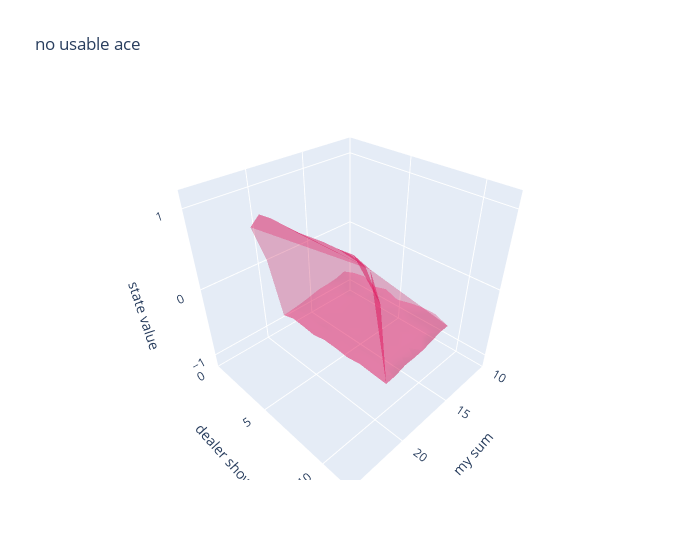

The notebook cell this image was saved under:
### Code cell
fig = go.Figure(
    data=[
        go.Mesh3d(
            x=[v[0][0] for v in V if v[0][2] % 2 == 0],
            y=[v[0][1] for v in V if v[0][2] % 2 == 0],
            z=[v[1] for v in V if v[0][2] % 2 == 0],
            opacity=0.5,
            color="rgba(244,22,100,0.6)",
        )
    ]
)

fig.update_layout(
    title="no usable ace",
    scene=dict(
        xaxis=dict(
            nticks=4,
            title="my sum",
            range=[10, 25],
        ),
        yaxis=dict(
            title="dealer show",
            nticks=4,
            range=[0, 12],
        ),
        zaxis=dict(
            title="state value",
            nticks=4,
            range=[-1.2, 1.2],
        ),
    ),
    width=700,
)

fig.show()

### Figure 1 — Plotly figure (JSON) as saved in the notebook; plotly's stock layout.template omitted (floating-point values rounded to 4 significant figures)
{"data": [{"color": "rgba(244,22,100,0.6)", "opacity": 0.5, "type": "mesh3d", "x": [12, 12, 12, 12, 12, 12, 12, 12, 12, 12, 13, 13, 13, 13, 13, 13, 13, 13, 13, 13, 14, 14, 14, 14, 14, 14, 14, 14, 14, 14, 15, 15, 15, 15, 15, 15, 15, 15, 15, 15, 16, 16, 16, 16, 16, 16, 16, 16, 16, 16, 17, 17, 17, 17, 17, 17, 17, 17, 17, 17, 18, 18, 18, 18, 18, 18, 18, 18, 18, 18, 19, 19, 19, 19, 19, 19, 19, 19, 19, 19, 20, 20, 20, 20, 20, 20, 20, 20, 20, 20, 21, 21, 21, 21, 21, 21, 21, 21, 21, 21], "y": [1, 2, 3, 4, 5, 6, 7, 8, 9, 10, 1, 2, 3, 4, 5, 6, 7, 8, 9, 10, 1, 2, 3, 4, 5, 6, 7, 8, 9, 10, 1, 2, 3, 4, 5, 6, 7, 8, 9, 10, 1, 2, 3, 4, 5, 6, 7, 8, 9, 10, 1, 2, 3, 4, 5, 6, 7, 8, 9, 10, 1, 2, 3, 4, 5, 6, 7, 8, 9, 10, 1, 2, 3, 4, 5, 6, 7, 8, 9, 10, 1, 2, 3, 4, 5, 6, 7, 8, 9, 10, 1, 2, 3, 4, 5, 6, 7, 8, 9, 10], "z": [-0.6114, -0.5447, -0.5085, -0.5824, -0.528, -0.5951, -0.5441, -0.5043, -0.5005, -0.5742, -0.6563, -0.5553, -0.5376, -0.5988, -0.5827, -0.5618, -0.5391, -0.5467, -0.5798, -0.5801, -0.674, -0.619, -0.6198, -0.6144, -0.6319, -0.5917, -0.6018, -0.6107, -0.6361, -0.6227, -0.6803, -0.6163, -0.666, -0.6409, -0.6411, -0.6263, -0.6301, -0.5857, -0.6149, -0.6619, -0.7165, -0.6226, -0.6491, -0.6753, -0.6685, -0.6722, -0.6831, -0.6506, -0.6313, -0.6761, -0.7485, -0.666, -0.703, -0.6697, -0.6779, -0.6844, -0.676, -0.6362, -0.6823, -0.679, -0.7718, -0.7071, -0.7177, -0.726, -0.7217, -0.6807, -0.6835, -0.6707, -0.707, -0.7273, -0.7885, -0.7333, -0.7469, -0.7671, -0.7269, -0.7312, -0.7488, -0.7155, -0.7306, -0.7403, 0.1294, 0.6772, 0.6654, 0.6448, 0.6773, 0.6985, 0.7851, 0.8055, 0.7578, 0.4337, 0.6316, 0.8576, 0.8845, 0.8729, 0.8813, 0.9035, 0.9259, 0.9327, 0.9543, 0.8954]}], "layout": {"scene": {"xaxis": {"nticks": 4, "range": [10, 25], "title": {"text": "my sum"}}, "yaxis": {"nticks": 4, "range": [0, 12], "title": {"text": "dealer show"}}, "zaxis": {"nticks": 4, "range": [-1.2, 1.2], "title": {"text": "state value"}}}, "title": {"text": "no usable ace"}, "width": 700}}
